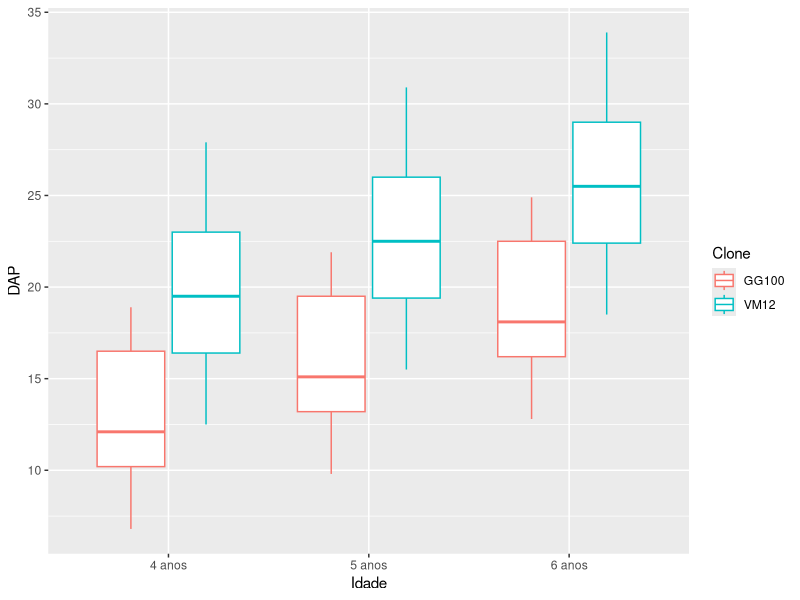
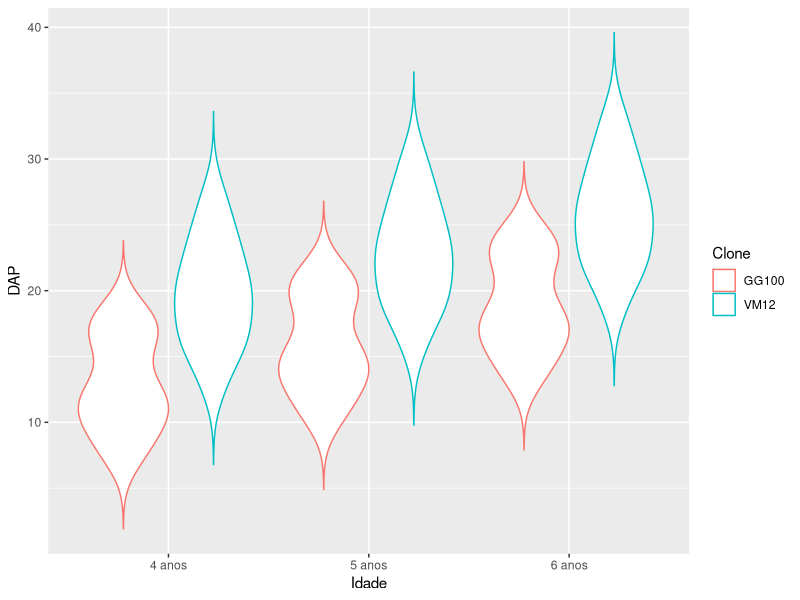
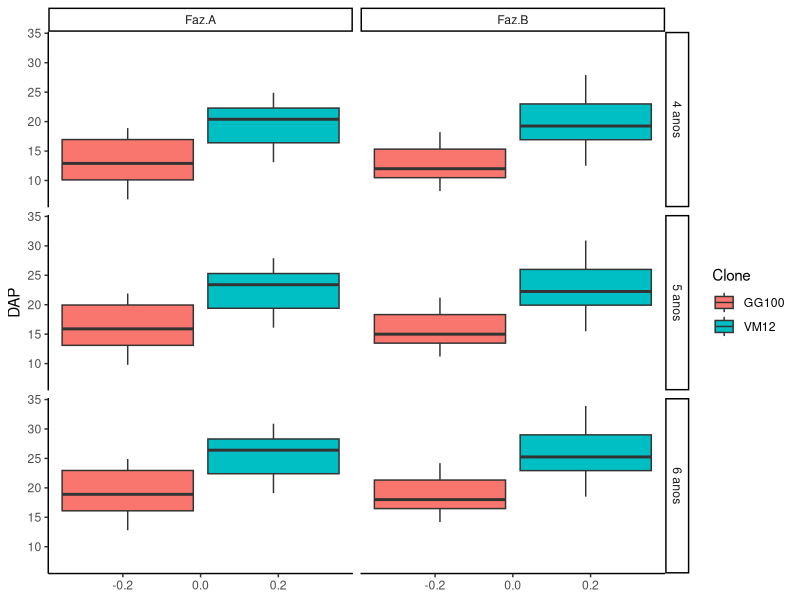
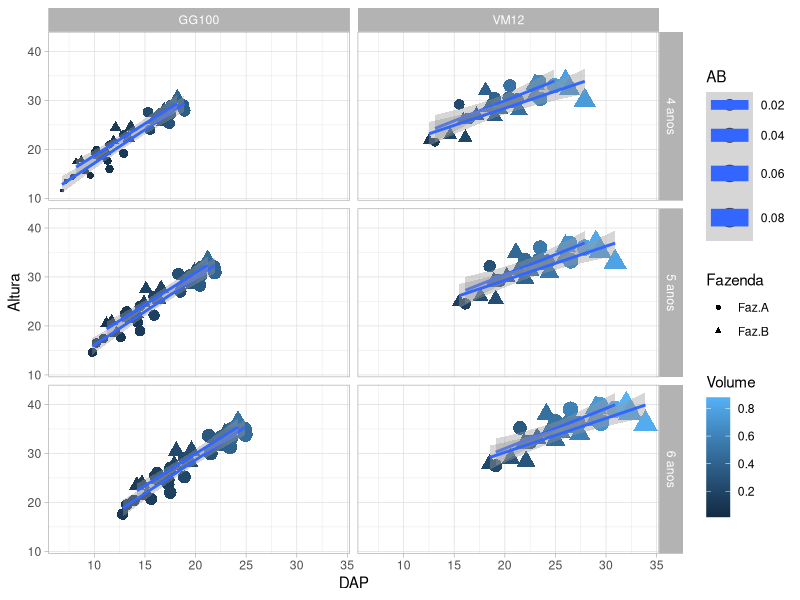
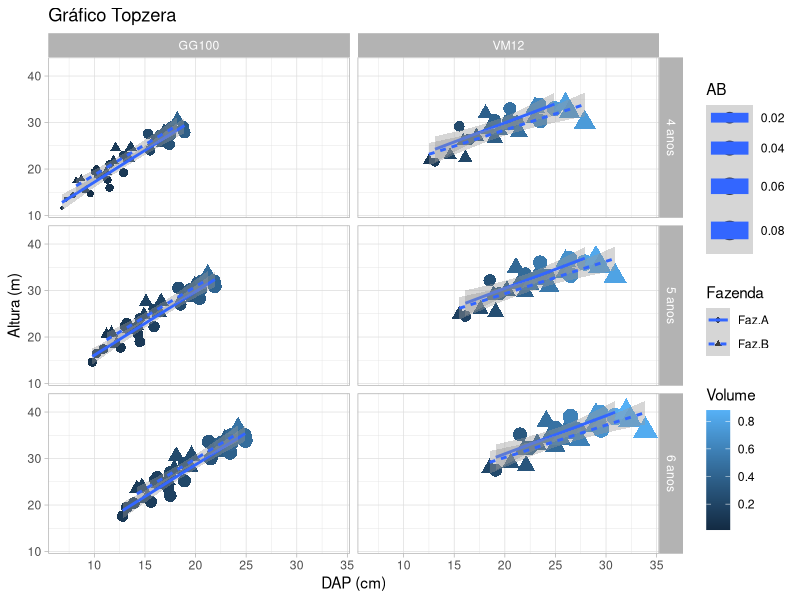
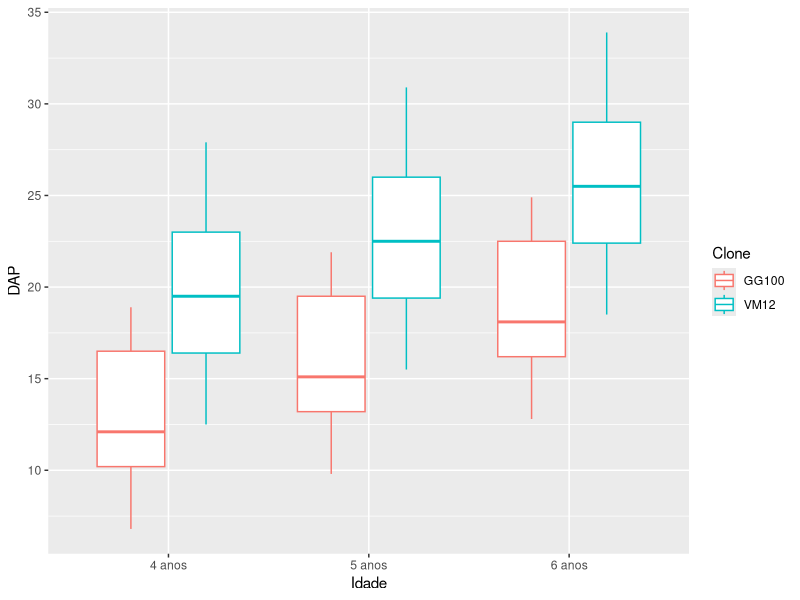

Write R code to recreate these figures, in order.
## ---- chunk 1
library(readxl)
dados <- read_excel("Dados_GGplot2.xlsx")
dados
## ---- chunk 2
library(ggplot2)
## ---- chunk 3
ggplot(data = dados, 
       aes(y = DAP,
           x = Idade,
           colour = Clone)) +
  geom_boxplot()

ggsave(
  filename = "boxplot.tiff",
  plot = last_plot(),
  device = "tiff",
  path = NULL,
  scale = 1,
  width = 30,
  height = 15,
  units = "cm",
  dpi = 300)
## ---- chunk 4
ggplot(data = dados, 
       aes(y = DAP,
           x = Idade,
           colour = Clone)) +
  geom_violin(trim = FALSE)
## ---- chunk 5
ggplot(data = dados,
       aes(y = DAP,
           fill = Clone)) +
  geom_boxplot() +
  facet_grid(Idade ~ Fazenda) +
  theme_classic()
## ---- chunk 6
ggplot(data = dados,
       aes(x = DAP,
           y = Altura,
           size = AB,
           colour = Volume,
           shape = Fazenda)) +
  geom_point() +
  facet_grid(Idade ~ Clone) +
  geom_smooth(method = "lm") +
  theme_light()
## ---- chunk 7
ggplot(data = dados,
       aes(x = DAP,
           y = Altura,
           size = AB,
           colour = Volume,
           shape = Fazenda)) +
  geom_point() +
  facet_grid(Idade ~ Clone) +
  geom_smooth(aes(linetype = Fazenda),  # <-- cor diferente por Fazenda
              method = "lm", se = TRUE) +
  theme_light() +
  labs(x = "DAP (cm)",
       y = "Altura (m)",
       title = "Gráfico Topzera")
